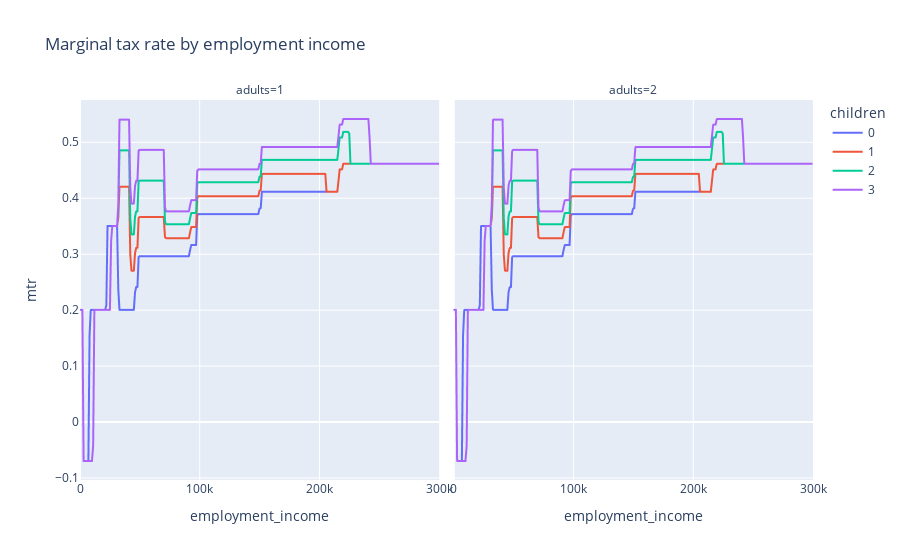

The cell this chart's notebook holds for it:
### Code cell
px.line(df, "employment_income", "mtr", color="children", facet_col="adults", title="Marginal tax rate by employment income")

### Figure 1 — Plotly figure (JSON) as saved in the notebook; plotly's stock layout.template omitted (floating-point values rounded to 4 significant figures; data arrays with more than 128 entries replaced by an {"elided": "..."} marker saying what was removed)
{"data": [{"hovertemplate": "children=0<br>adults=1<br>employment_income=%{x}<br>mtr=%{y}<extra></extra>", "legendgroup": "0", "line": {"color": "#636efa", "dash": "solid"}, "marker": {"symbol": "circle"}, "mode": "lines", "name": "0", "showlegend": true, "type": "scattergl", "x": {"elided": "301 int values"}, "xaxis": "x", "y": {"elided": "301 float values"}, "yaxis": "y"}, {"hovertemplate": "children=0<br>adults=2<br>employment_income=%{x}<br>mtr=%{y}<extra></extra>", "legendgroup": "0", "line": {"color": "#636efa", "dash": "solid"}, "marker": {"symbol": "circle"}, "mode": "lines", "name": "0", "showlegend": false, "type": "scattergl", "x": {"elided": "301 int values"}, "xaxis": "x2", "y": {"elided": "301 float values"}, "yaxis": "y2"}, {"hovertemplate": "children=1<br>adults=1<br>employment_income=%{x}<br>mtr=%{y}<extra></extra>", "legendgroup": "1", "line": {"color": "#EF553B", "dash": "solid"}, "marker": {"symbol": "circle"}, "mode": "lines", "name": "1", "showlegend": true, "type": "scattergl", "x": {"elided": "301 int values"}, "xaxis": "x", "y": {"elided": "301 float values"}, "yaxis": "y"}, {"hovertemplate": "children=1<br>adults=2<br>employment_income=%{x}<br>mtr=%{y}<extra></extra>", "legendgroup": "1", "line": {"color": "#EF553B", "dash": "solid"}, "marker": {"symbol": "circle"}, "mode": "lines", "name": "1", "showlegend": false, "type": "scattergl", "x": {"elided": "301 int values"}, "xaxis": "x2", "y": {"elided": "301 float values"}, "yaxis": "y2"}, {"hovertemplate": "children=2<br>adults=1<br>employment_income=%{x}<br>mtr=%{y}<extra></extra>", "legendgroup": "2", "line": {"color": "#00cc96", "dash": "solid"}, "marker": {"symbol": "circle"}, "mode": "lines", "name": "2", "showlegend": true, "type": "scattergl", "x": {"elided": "301 int values"}, "xaxis": "x", "y": {"elided": "301 float values"}, "yaxis": "y"}, {"hovertemplate": "children=2<br>adults=2<br>employment_income=%{x}<br>mtr=%{y}<extra></extra>", "legendgroup": "2", "line": {"color": "#00cc96", "dash": "solid"}, "marker": {"symbol": "circle"}, "mode": "lines", "name": "2", "showlegend": false, "type": "scattergl", "x": {"elided": "301 int values"}, "xaxis": "x2", "y": {"elided": "301 float values"}, "yaxis": "y2"}, {"hovertemplate": "children=3<br>adults=1<br>employment_income=%{x}<br>mtr=%{y}<extra></extra>", "legendgroup": "3", "line": {"color": "#ab63fa", "dash": "solid"}, "marker": {"symbol": "circle"}, "mode": "lines", "name": "3", "showlegend": true, "type": "scattergl", "x": {"elided": "301 int values"}, "xaxis": "x", "y": {"elided": "301 float values"}, "yaxis": "y"}, {"hovertemplate": "children=3<br>adults=2<br>employment_income=%{x}<br>mtr=%{y}<extra></extra>", "legendgroup": "3", "line": {"color": "#ab63fa", "dash": "solid"}, "marker": {"symbol": "circle"}, "mode": "lines", "name": "3", "showlegend": false, "type": "scattergl", "x": {"elided": "301 int values"}, "xaxis": "x2", "y": {"elided": "301 float values"}, "yaxis": "y2"}], "layout": {"annotations": [{"font": {}, "showarrow": false, "text": "adults=1", "x": 0.245, "xanchor": "center", "xref": "paper", "y": 1, "yanchor": "bottom", "yref": "paper"}, {"font": {}, "showarrow": false, "text": "adults=2", "x": 0.755, "xanchor": "center", "xref": "paper", "y": 1, "yanchor": "bottom", "yref": "paper"}], "legend": {"title": {"text": "children"}, "tracegroupgap": 0}, "title": {"text": "Marginal tax rate by employment income"}, "xaxis": {"anchor": "y", "domain": [0, 0.49], "title": {"text": "employment_income"}}, "xaxis2": {"anchor": "y2", "domain": [0.51, 1], "matches": "x", "title": {"text": "employment_income"}}, "yaxis": {"anchor": "x", "domain": [0, 1], "title": {"text": "mtr"}}, "yaxis2": {"anchor": "x2", "domain": [0, 1], "matches": "y", "showticklabels": false}}}
